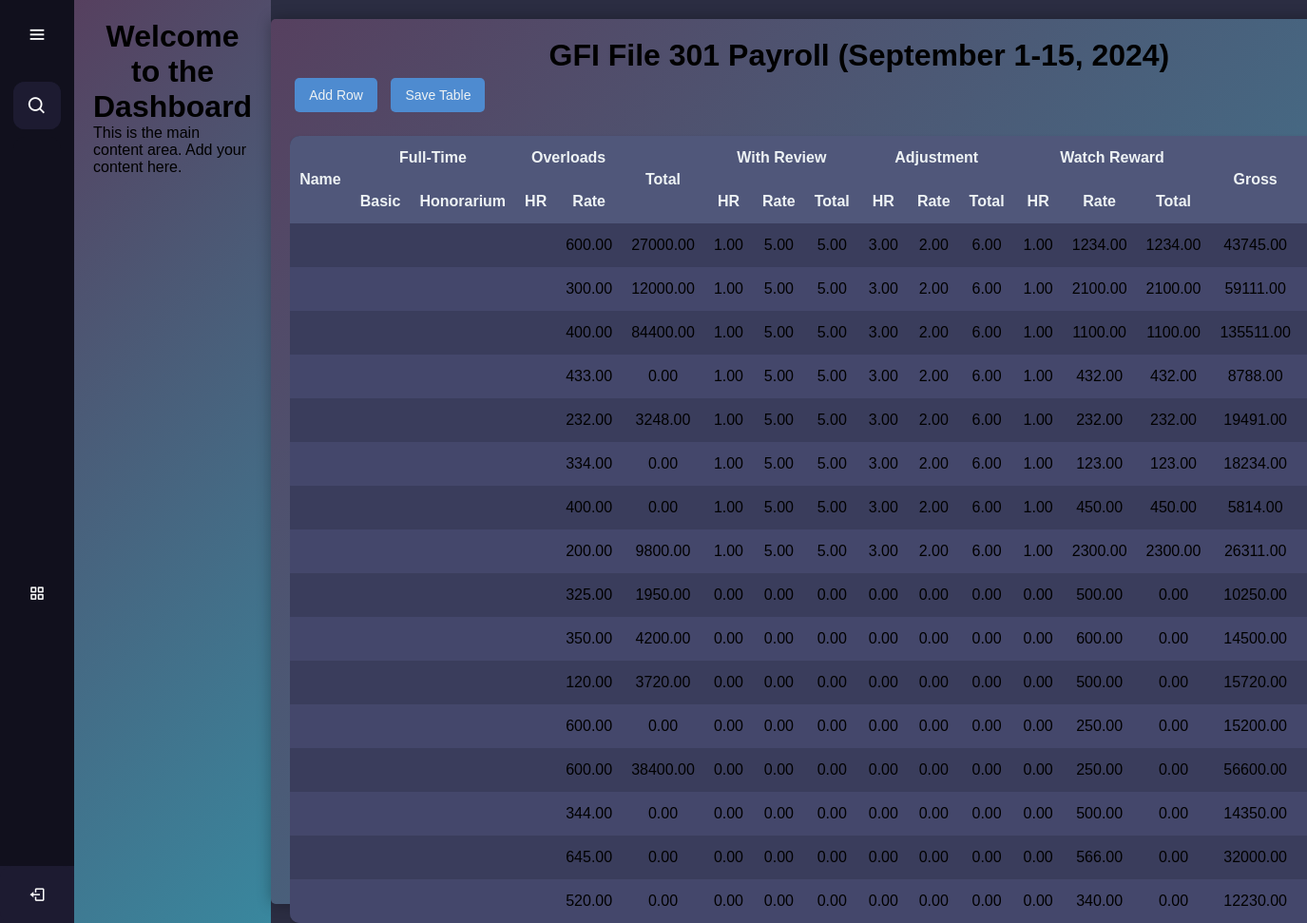
/frontUP/index.php, run on the app's committed database.
### tables this page shows
CREATE TABLE `computation` (
  `computation_id` int(6) UNSIGNED NOT NULL,
  `employee_id` int(11) NOT NULL,
  `overload_rate` decimal(10,2) NOT NULL,
  `overload_total` decimal(10,2) NOT NULL,
  `wr_hr` decimal(10,2) NOT NULL,
  `wr_rate` decimal(10,2) NOT NULL,
  `wr_total` decimal(10,2) NOT NULL,
  `adjust_hr` decimal(10,2) NOT NULL,
  `adjust_rate` decimal(10,2) NOT NULL,
  `adjust_total` decimal(10,2) NOT NULL,
  `watch_hr` decimal(10,2) NOT NULL,
  `watch_rate` decimal(10,2) NOT NULL,
  `watch_total` decimal(10,2) NOT NULL,
  `gross_pay` decimal(10,2) NOT NULL,
  `absent_late_hr` decimal(10,2) NOT NULL,
  `absent_late_rate` decimal(10,2) NOT NULL,
  `absent_late_total` decimal(10,2) NOT NULL,
  `pagibig` decimal(10,2) NOT NULL,
  `mp2` decimal(10,2) NOT NULL,
  `sss` decimal(10,0) NOT NULL,
  `ret` decimal(10,0) NOT NULL,
  `canteen` decimal(10,2) NOT NULL,
  `others` decimal(10,2) NOT NULL,
  `total_deduction` decimal(10,2) NOT NULL,
  `net_pay` decimal(10,2) NOT NULL,
  `reg_date` timestamp NOT NULL DEFAULT current_timestamp() ON UPDATE current_timestamp()
);

### frontUP/index.php (the view, shortened to what this page needs)
<?php include 'database_connection.php'; ?>
<head>
    <link rel="stylesheet" href="table_styles.css">
</head>
<body>
    <?php include 'sidebars.php'; ?>
    <div class="content">
        <h1>GFI File 301 Payroll (September 1-15, 2024)</h1>
        <button id="addRowBtn">Add Row</button>
        <button id="saveTableBtn">Save Table</button>
        <div class="table-wrapper">
            <table id="crudTable">
                <thead>
                    <tr>
                        <th rowspan="2">Name</th>
                        <th colspan="2">Full-Time</th>
                        <th colspan="2">Overloads</th>
                        <th rowspan="2">Total</th>
                        <th colspan="3">With Review</th>
                        <th colspan="3">Adjustment</th>
                        <th colspan="3">Watch Reward</th>
                        <th rowspan="2">Gross</th>
                        <th colspan="3">Absences/Late</th>
                    </tr>
                    <tr>
                        <th>Basic</th>
                        <th>Honorarium</th>
                        <th>HR</th>
                        <th>Rate</th>
                        <th>HR</th>
                        <th>Rate</th>
                        <th>Total</th>
                        <th>HR</th>
                        <th>Rate</th>
                        <th>Total</th>
                        <th>HR</th>
                        <th>Rate</th>
                        <th>Total</th>
                        <th>HR</th>
                    </tr>
                </thead>
                <tbody>
                    <?php
                    $sql = "SELECT * FROM computation";
                    $result = $conn->query($sql);
                    if ($result->num_rows > 0) {
                        while ($row = $result->fetch_assoc()) {
                            echo "<tr>";
                            echo "<td>" . $row["employee_name"] . "</td>";
                            echo "<td>" . $row["basic_salary"] . "</td>";
                            echo "<td>" . $row["honorarium"] . "</td>";
                            echo "<td>" . $row["overload_hr"] . "</td>";
                            echo "<td>" . $row["overload_rate"] . "</td>";
                            echo "<td>" . $row["overload_total"] . "</td>";
                            echo "<td>" . $row["wr_hr"] . "</td>";
                            echo "<td>" . $row["wr_rate"] . "</td>";
                            echo "<td>" . $row["wr_total"] . "</td>";
                            echo "<td>" . $row["adjust_hr"] . "</td>";
                            echo "<td>" . $row["adjust_rate"] . "</td>";
                            echo "<td>" . $row["adjust_total"] . "</td>";
                            echo "<td>" . $row["watch_hr"] . "</td>";
                            echo "<td>" . $row["watch_rate"] . "</td>";
                            echo "<td>" . $row["watch_total"] . "</td>";
                            echo "<td>" . $row["gross_pay"] . "</td>";
                            echo "<td>" . $row["absent_late_hr"] . "</td>";
                            echo "</tr>";
                        }
                    } else {
                        echo "<tr><td colspan='26'>No records found</td></tr>";
                    }
                    ?>
                </tbody>
            </table>
        </div>
    </div>
</body>
</html>

### frontUP/table_styles.css (style rules this page uses)
body { font-family: Arial, sans-serif; margin: 0; padding: 0; display: flex; min-height: 100vh; background-color: #2b2d42; }
.content { margin: 20px auto; padding: 20px; background: linear-gradient( 135deg, #56405f, #39879e ); border-radius: 5px; box-shadow: 0 0 15px rgba(0, 0, 0, 0.3); max-width: 90%; }
h1 { text-align: center; }
.table-wrapper { overflow-x: auto; }
table { width: 100%; border-collapse: collapse; margin-top: 20px; background-color: #3a3d5c; box-shadow: 0 4px 6px rgba(0, 0, 0, 0.2); border-radius: 10px; overflow: hidden; }
th, td { border: none; padding: 14px 10px; text-align: center; white-space: nowrap; background-color: transparent; }
th { background-color: #50577a; font-weight: bold; color: #edf2f4; }
tr:nth-child(even) td { background-color: #44476b; }
button { padding: 10px 15px; background-color: #4e8bd0; color: #edf2f4; border: none; border-radius: 5px; cursor: pointer; font-size: 14px; transition: all 0.3s ease; margin: 5px; }

### frontUP/styles.css (style rules this page uses)
* { margin: 0; padding: 0; box-sizing: border-box; font-family: "Poppins", sans-serif; }

### data on the page
computation: overload_rate "600.00", overload_total "27000.00", wr_hr "1.00", wr_rate "5.00", wr_total "5.00", adjust_hr "3.00", adjust_rate "2.00", adjust_total "6.00", watch_hr "1.00", watch_rate "1234.00", watch_total "1234.00", gross_pay "43745.00"
computation: overload_rate "300.00", overload_total "12000.00", wr_hr "1.00", wr_rate "5.00", wr_total "5.00", adjust_hr "3.00", adjust_rate "2.00", adjust_total "6.00", watch_hr "1.00", watch_rate "2100.00", watch_total "2100.00", gross_pay "59111.00"
computation: overload_rate "400.00", overload_total "84400.00", wr_hr "1.00", wr_rate "5.00", wr_total "5.00", adjust_hr "3.00", adjust_rate "2.00", adjust_total "6.00", watch_hr "1.00", watch_rate "1100.00", watch_total "1100.00", gross_pay "135511.00"
computation: overload_rate "433.00", overload_total "0.00", wr_hr "1.00", wr_rate "5.00", wr_total "5.00", adjust_hr "3.00", adjust_rate "2.00", adjust_total "6.00", watch_hr "1.00", watch_rate "432.00", watch_total "432.00", gross_pay "8788.00"
computation: overload_rate "232.00", overload_total "3248.00", wr_hr "1.00", wr_rate "5.00", wr_total "5.00", adjust_hr "3.00", adjust_rate "2.00", adjust_total "6.00", watch_hr "1.00", watch_rate "232.00", watch_total "232.00", gross_pay "19491.00"
computation: overload_rate "334.00", overload_total "0.00", wr_hr "1.00", wr_rate "5.00", wr_total "5.00", adjust_hr "3.00", adjust_rate "2.00", adjust_total "6.00", watch_hr "1.00", watch_rate "123.00", watch_total "123.00", gross_pay "18234.00"
computation: overload_rate "400.00", overload_total "0.00", wr_hr "1.00", wr_rate "5.00", wr_total "5.00", adjust_hr "3.00", adjust_rate "2.00", adjust_total "6.00", watch_hr "1.00", watch_rate "450.00", watch_total "450.00", gross_pay "5814.00"
computation: overload_rate "200.00", overload_total "9800.00", wr_hr "1.00", wr_rate "5.00", wr_total "5.00", adjust_hr "3.00", adjust_rate "2.00", adjust_total "6.00", watch_hr "1.00", watch_rate "2300.00", watch_total "2300.00", gross_pay "26311.00"
computation: overload_rate "325.00", overload_total "1950.00", wr_hr "0.00", wr_rate "0.00", wr_total "0.00", adjust_hr "0.00", adjust_rate "0.00", adjust_total "0.00", watch_hr "0.00", watch_rate "500.00", watch_total "0.00", gross_pay "10250.00"
computation: overload_rate "350.00", overload_total "4200.00", wr_hr "0.00", wr_rate "0.00", wr_total "0.00", adjust_hr "0.00", adjust_rate "0.00", adjust_total "0.00", watch_hr "0.00", watch_rate "600.00", watch_total "0.00", gross_pay "14500.00"
computation: overload_rate "120.00", overload_total "3720.00", wr_hr "0.00", wr_rate "0.00", wr_total "0.00", adjust_hr "0.00", adjust_rate "0.00", adjust_total "0.00", watch_hr "0.00", watch_rate "500.00", watch_total "0.00", gross_pay "15720.00"
computation: overload_rate "600.00", overload_total "0.00", wr_hr "0.00", wr_rate "0.00", wr_total "0.00", adjust_hr "0.00", adjust_rate "0.00", adjust_total "0.00", watch_hr "0.00", watch_rate "250.00", watch_total "0.00", gross_pay "15200.00"
computation: overload_rate "600.00", overload_total "38400.00", wr_hr "0.00", wr_rate "0.00", wr_total "0.00", adjust_hr "0.00", adjust_rate "0.00", adjust_total "0.00", watch_hr "0.00", watch_rate "250.00", watch_total "0.00", gross_pay "56600.00"
computation: overload_rate "344.00", overload_total "0.00", wr_hr "0.00", wr_rate "0.00", wr_total "0.00", adjust_hr "0.00", adjust_rate "0.00", adjust_total "0.00", watch_hr "0.00", watch_rate "500.00", watch_total "0.00", gross_pay "14350.00"
computation: overload_rate "645.00", overload_total "0.00", wr_hr "0.00", wr_rate "0.00", wr_total "0.00", adjust_hr "0.00", adjust_rate "0.00", adjust_total "0.00", watch_hr "0.00", watch_rate "566.00", watch_total "0.00", gross_pay "32000.00"
computation: overload_rate "520.00", overload_total "0.00", wr_hr "0.00", wr_rate "0.00", wr_total "0.00", adjust_hr "0.00", adjust_rate "0.00", adjust_total "0.00", watch_hr "0.00", watch_rate "340.00", watch_total "0.00", gross_pay "12230.00"
